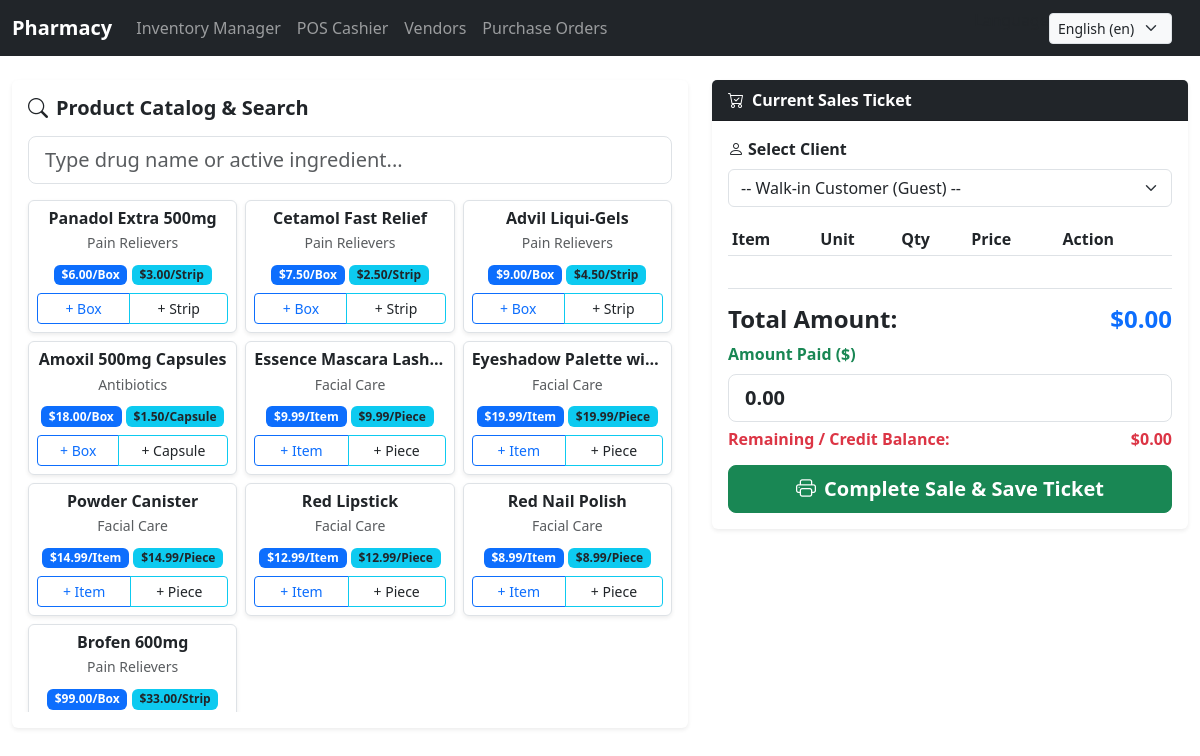
/erp/pos/ (signed in), run on the app's committed database.
### pharmacy/models.py (models this page shows, shortened)
class Product(models.Model):
    name = models.CharField(max_length=200)
    brand = models.CharField(max_length=100, blank=True, null=True)
    category = models.ForeignKey(Category, on_delete=models.SET_NULL, null=True, related_name="products")
    active_ingredient = models.ForeignKey(
        ActiveIngredient, on_delete=models.SET_NULL, null=True, blank=True, related_name="products"
    )
    description = models.TextField(blank=True, null=True)
    package_unit = models.CharField(max_length=50, default="Box", help_text="e.g. Box, Bottle")
    sub_unit = models.CharField(max_length=50, default="Strip", help_text="e.g. Strip, Tablet, Ampoule")
    units_per_package = models.PositiveIntegerField(default=1)
    package_price = models.DecimalField(max_digits=10, decimal_places=2, validators=[MinValueValidator(0)])
    sub_unit_price = models.DecimalField(max_digits=10, decimal_places=2, validators=[MinValueValidator(0)])
    stock_in_sub_units = models.PositiveIntegerField(default=0)
    requires_prescription = models.BooleanField(default=False)
    is_visible_in_catalog = models.BooleanField(default=True)
    is_deleted = models.BooleanField(default=False)
    image_url = models.URLField(max_length=500, blank=True, null=True)
    created_at = models.DateTimeField(auto_now_add=True)
    updated_at = models.DateTimeField(auto_now=True)

class Category(models.Model):
    name = models.CharField(max_length=100)
    parent = models.ForeignKey(
        'self', on_delete=models.CASCADE, null=True, blank=True, related_name='subcategories'
    )
    description = models.TextField(blank=True, null=True)
    class Meta:
        verbose_name_plural = "Categories"

### pharmacy/views.py (the view)
# urls.py: path('erp/pos/', views.erp_pos_view, name='erp_pos'),
@employee_required
def erp_pos_view(request):
    clients = User.objects.filter(role=User.Role.CLIENT)
    products = Product.objects.filter(is_deleted=False, stock_in_sub_units__gt=0)
    return render(request, "pharmacy/erp/pos.html", {
        "clients": clients,
        "products": products
    })

### pharmacy/models.py (called while the page is built)
    def is_employee_or_admin(self):
        return self.role in [self.Role.EMPLOYEE, self.Role.ADMIN] or self.is_superuser

### pharmacy/templates/pharmacy/erp/pos.html (shortened to what this page needs)
{% extends "pharmacy/layout.html" %}
{% load i18n %}
{% block body %}
<div class="container-fluid my-3">
    <div class="row">
        <div class="col-md-7">
            <div class="card shadow-sm border-0 mb-3">
                <div class="card-body">
                    <h5 class="fw-bold mb-3"><i class="bi bi-search me-2"></i>{% trans "Product Catalog & Search" %}</h5>
                    <input type="text" id="posSearchInput" class="form-control form-control-lg mb-3" placeholder="{% trans 'Type drug name or active ingredient...' %}" onkeyup="filterPOSProducts()">
                    <div class="row g-2" id="posProductGrid" style="max-height: 520px; overflow-y: auto;">
                        {% for p in products %}
                        <div class="col-md-4 pos-item-card" data-name="{{ p.name|lower }}" data-ingredient="{{ p.active_ingredient.name|default:''|lower }}">
                            <div class="card h-100 border p-2 text-center shadow-sm">
                                <h6 class="fw-bold mb-1 text-truncate">{{ p.name }}</h6>
                                <small class="text-muted d-block">{{ p.category.name }}</small>
                                <div class="my-2">
                                    <span class="badge bg-primary">${{ p.package_price }}/{{ p.package_unit }}</span>
                                    <span class="badge bg-info text-dark">${{ p.sub_unit_price }}/{{ p.sub_unit }}</span>
                                </div>
                                <div class="btn-group btn-group-sm w-100">
                                    <button class="btn btn-outline-primary" onclick="addToPOSCart({{ p.id }}, '{{ p.name }}', {{ p.package_price }}, 'PACKAGE', '{{ p.package_unit }}')">+ {{ p.package_unit }}</button>
                                    <button class="btn btn-outline-info text-dark" onclick="addToPOSCart({{ p.id }}, '{{ p.name }}', {{ p.sub_unit_price }}, 'SUB_UNIT', '{{ p.sub_unit }}')">+ {{ p.sub_unit }}</button>
                                </div>
                            </div>
                        </div>
                        {% endfor %}
                    </div>
                </div>
            </div>
        </div>
        <div class="col-md-5">
            <div class="card shadow-sm border-0">
                <div class="card-header bg-dark text-white fw-bold">
                    <i class="bi bi-cart-check me-2"></i>{% trans "Current Sales Ticket" %}
                </div>
                <div class="card-body p-3">
                    <div class="mb-3">
                        <label class="form-label fw-bold"><i class="bi bi-person me-1"></i>{% trans "Select Client" %}</label>
                        <select id="posClientSelect" class="form-select">
                            <option value="">-- {% trans "Walk-in Customer (Guest)" %} --</option>
                        </select>
                    </div>
                    <div class="table-responsive mb-3" style="max-height: 250px;">
                        <table class="table table-sm align-middle">
                            <thead>
                                <tr>
                                    <th>{% trans "Item" %}</th>
                                    <th>{% trans "Unit" %}</th>
                                    <th>{% trans "Qty" %}</th>
                                    <th>{% trans "Price" %}</th>
                                    <th>{% trans "Action" %}</th>
                                </tr>
                            </thead>
                        </table>
                    </div>
                    <div class="border-top pt-3">
                        <div class="d-flex justify-content-between h4 fw-bold">
                            <span>{% trans "Total Amount" %}:</span>
                            <span id="posTotalAmount" class="text-primary">$0.00</span>
                        </div>
                        <div class="mb-2">
                            <label class="form-label fw-bold text-success">{% trans "Amount Paid" %} ($)</label>
                            <input type="number" id="posAmountPaid" class="form-control form-control-lg fw-bold" value="0.00" step="0.01" oninput="calculateRemaining()">
                        </div>
                        <div class="d-flex justify-content-between h6 text-danger fw-bold mb-3">
                            <span>{% trans "Remaining / Credit Balance" %}:</span>
                            <span id="posRemainingBalance">$0.00</span>
                        </div>
                        <button class="btn btn-success btn-lg w-100 fw-bold py-2" onclick="submitPOSOrder()">
                            <i class="bi bi-printer me-2"></i>{% trans "Complete Sale & Save Ticket" %}
                        </button>
                    </div>
                </div>
            </div>
        </div>
    </div>
</div>
{% endblock %}

### pharmacy/static/pharmacy/styles.css (style rules this page uses)
html, body { margin: 0; padding: 0; width: 100%; overflow-x: hidden; }
*, *::before, *::after { box-sizing: border-box; }

### data on the page
Product: name "Panadol Extra 500mg", category.name "Pain Relievers", package_price "6.00", package_unit "Box", sub_unit_price "3.00", sub_unit "Strip"
Product: name "Cetamol Fast Relief", category.name "Pain Relievers", package_price "7.50", package_unit "Box", sub_unit_price "2.50", sub_unit "Strip"
Product: name "Advil Liqui-Gels", category.name "Pain Relievers", package_price "9.00", package_unit "Box", sub_unit_price "4.50", sub_unit "Strip"
Product: name "Amoxil 500mg Capsules", category.name "Antibiotics", package_price "18.00", package_unit "Box", sub_unit_price "1.50", sub_unit "Capsule"
Product: name "Essence Mascara Lash…", category.name "Facial Care", package_price "9.99", package_unit "Item", sub_unit_price "9.99", sub_unit "Piece"
Product: name "Eyeshadow Palette wi…", category.name "Facial Care", package_price "19.99", package_unit "Item", sub_unit_price "19.99", sub_unit "Piece"
Product: name "Powder Canister", category.name "Facial Care", package_price "14.99", package_unit "Item", sub_unit_price "14.99", sub_unit "Piece"
Product: name "Red Lipstick", category.name "Facial Care", package_price "12.99", package_unit "Item", sub_unit_price "12.99", sub_unit "Piece"
Product: name "Red Nail Polish", category.name "Facial Care", package_price "8.99", package_unit "Item", sub_unit_price "8.99", sub_unit "Piece"
Product: name "Brofen 600mg", category.name "Pain Relievers", package_price "99.00", package_unit "Box", sub_unit_price "33.00", sub_unit "Strip"

### other printed values
form field language "English (en)"
